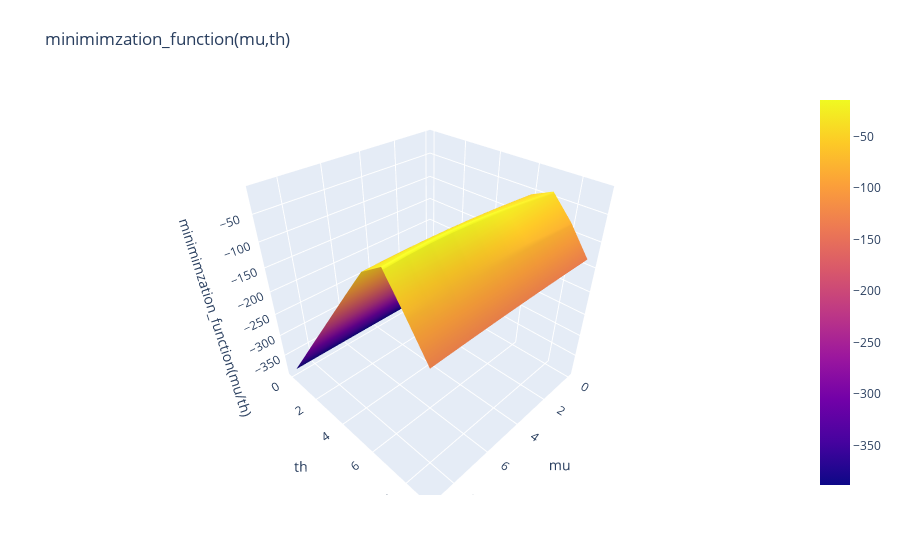

The notebook cell saved with this chart:
### Code cell
z_data = pd.DataFrame(z)
fig = go.Figure(data=[go.Surface(z=z_data.values)])

fig.update_layout(title='minimimzation_function(mu,th)', autosize=False,
                  margin=dict(l=65, r=50, b=65, t=90))
fig.update_layout(scene = dict(
xaxis_title = 'mu',
yaxis_title = 'th',
zaxis_title = 'minimimzation_function(mu/th)'))
fig.show()

### Figure 1 — Plotly figure (JSON) as saved in the notebook; plotly's stock layout.template omitted (floating-point values rounded to 4 significant figures)
{"data": [{"type": "surface", "z": [[-388.2, -387.8, -387.5, -387.2, -387.0, -386.8, -386.7, -386.7, -386.8, -386.9], [-331.2, -330.7, -330.3, -330.0, -329.7, -329.5, -329.4, -329.4, -329.5, -329.6], [-274.3, -273.7, -273.2, -272.8, -272.5, -272.3, -272.2, -272.1, -272.2, -272.4], [-217.6, -216.8, -216.2, -215.7, -215.3, -215.0, -214.9, -214.8, -214.9, -215.1], [-161.3, -160.2, -159.4, -158.7, -158.2, -157.8, -157.6, -157.6, -157.7, -158.0], [-106.0, -104.4, -103.1, -102.1, -101.2, -100.7, -100.3, -100.3, -100.5, -100.9], [-55.01, -51.99, -49.3, -47.02, -45.19, -43.88, -43.14, -42.99, -43.44, -44.47], [-37.22, -32.58, -28.1, -23.86, -20.02, -16.86, -14.82, -14.38, -15.67, -18.34], [-79.43, -77.36, -75.58, -74.11, -72.97, -72.16, -71.71, -71.62, -71.9, -72.52], [-133.4, -132.2, -131.2, -130.3, -129.7, -129.2, -129.0, -128.9, -129.1, -129.4]]}], "layout": {"autosize": false, "margin": {"b": 65, "l": 65, "r": 50, "t": 90}, "scene": {"xaxis": {"title": {"text": "mu"}}, "yaxis": {"title": {"text": "th"}}, "zaxis": {"title": {"text": "minimimzation_function(mu/th)"}}}, "title": {"text": "minimimzation_function(mu,th)"}}}
